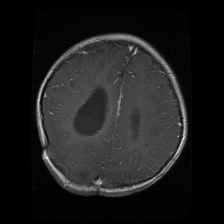
#> input picture data/cleaned_data/test/glioma/Te-gl_0018.jpg, 224 x 224 px; its folder holds only this picture in this run
$ jupyter execute Augmentation.ipynb
#> lines starting #> are read from the running program, lines starting #| are printed output that depends on the picture
Dataset Augmentation
Techniques: 90° Rotation + Horizontal Flip

[cell 1]
# Import Libraries
import os
from pathlib import Path
import cv2
from tqdm import tqdm
import numpy as np

[cell 2]
# Define Paths and classes
CLEAN_DIR = Path(r"../data/cleaned_data")
AUG_DIR   = Path(r"../data/augmented_data")

CLASSES = ['glioma', 'meningioma', 'notumor', 'pituitary']

[cell 3]
# Create Folder Structure for Augmented Data
for split in ['train', 'val', 'test']:
    for cls in CLASSES:
        path = AUG_DIR / split / cls
        path.mkdir(parents=True, exist_ok=True)
#> in augment_and_save_images, img is the input picture: shape (224, 224, 3); min 0, max 252, mean 28.9

print(" Augmentation output folders created under:", AUG_DIR)

[cell 4]
# Define Augmentation Functions
def rotate_90(image):
    """Rotate image by 90 degrees clockwise."""
    return cv2.rotate(image, cv2.ROTATE_90_CLOCKWISE)
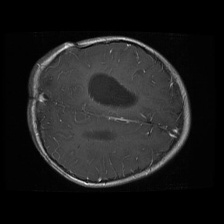
#> returned value: shape (224, 224, 3); min 0, max 252, mean 28.9

def horizontal_flip(image):
    """Flip image horizontally."""
    return cv2.flip(image, 1)
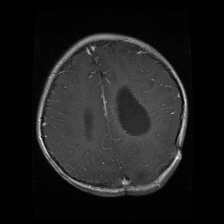
#> returned value: shape (224, 224, 3); min 0, max 252, mean 28.9

[cell 5]
# Augmentation Process
def augment_and_save_images(split_dir, save_dir):
    """
    For each image in a given split (train/val/test):
    1. Save original image (optional)
    2. Save rotated version
    3. Save horizontally flipped version
    """
    for cls in CLASSES:
        input_path = split_dir / cls
        output_path = save_dir / cls

        print(f"\n Augmenting {split_dir.name}/{cls}...")

        for img_file in tqdm(list(input_path.glob('*')), desc=f"{cls}", leave=False):
            try:
                img = cv2.imread(str(img_file))
                if img is None:
                    continue

                # --- Rotation Augmentation ---
                rotated = rotate_90(img)
                rotated_name = img_file.stem + "_rot90" + img_file.suffix
                cv2.imwrite(str(output_path / rotated_name), rotated)

                # --- Horizontal Flip Augmentation ---
                flipped = horizontal_flip(img)
                flipped_name = img_file.stem + "_flip" + img_file.suffix
                cv2.imwrite(str(output_path / flipped_name), flipped)

            except Exception as e:
                print(f"Error processing {img_file}: {e}")
